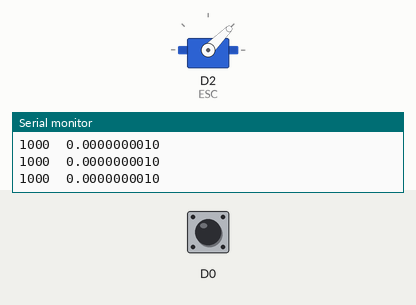
A sketch run on a simulated ESP8266 (NodeMCU). Parts: servo, the last lines printed to the serial monitor. Inputs (shaded band) come from the test bench; at power-on: D0 HIGH.

Above: at 5.7 s.
At 19.5 s:
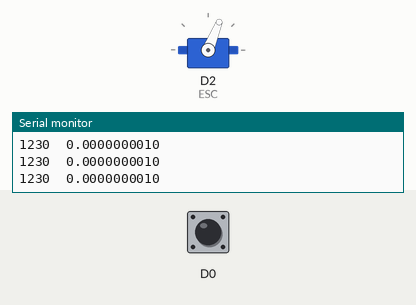
At 29.1 s:
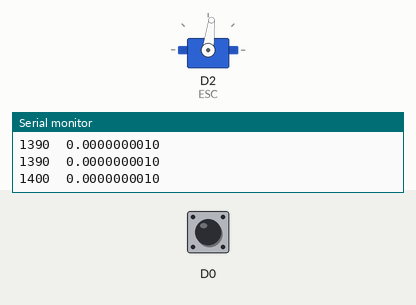
Timing chart, 0 to 31.1 s (numbered marks = the images above):
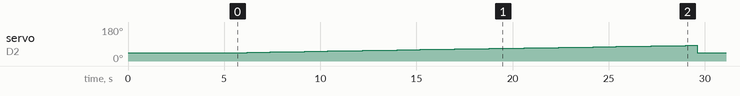

Measured:
- by itself, servo on D2 (ESC): rises from 44° to 83° in 23.4 s, then falls to 44° in 0.60 s

The sketch:

QCS_radsTest.ino
```cpp
#include <Servo.h>

int currTime;
int prevTime;
int currLevel;
int prevLevel;
int pulseCount;
int throttleSignal = 1000;
int measureCount;
Servo ESC;

int samplePeriod = 100;

void setup()
{
  pinMode(D0, INPUT);
  pinMode(D2, OUTPUT);
  Serial.begin(115200);
  ESC.attach(D2);
  ESC.writeMicroseconds(throttleSignal);
  delay(5000);
}

void loop()
{
  while (throttleSignal <= 1400)
  {
    ESC.writeMicroseconds(throttleSignal);
    measureCount = 0;
    while (measureCount <= 5)
    {
      prevTime = millis();
      pulseCount = 0;
      while ((currTime - prevTime) < samplePeriod)
      {
        currLevel = digitalRead(D0);
        if (currLevel == LOW && prevLevel == HIGH)
        {
          prevLevel = LOW;
        }
        else if (currLevel == HIGH && prevLevel == LOW)
        {
          prevLevel = HIGH;
          pulseCount++;
        }
        currTime = millis();
      }

      Serial.print(throttleSignal);
      Serial.print("\t");
      Serial.println(pulse2rads(pulseCount, samplePeriod), DEC);
      measureCount++;
    }
    throttleSignal += 10;
    yield();
  }
  throttleSignal = 1000;
  ESC.writeMicroseconds(throttleSignal);
  while(1)
  {
    yield();
  }
}

double pulse2rads(int n, int Ts)
{
  double w;
  double t;
  int N = 24; //number of pusles per rotation of encoder
  t = (double)(Ts/1000.d); //convert period to seconds

  w = (2*3.141592*n)/(N*t);

  return w;
}
```
